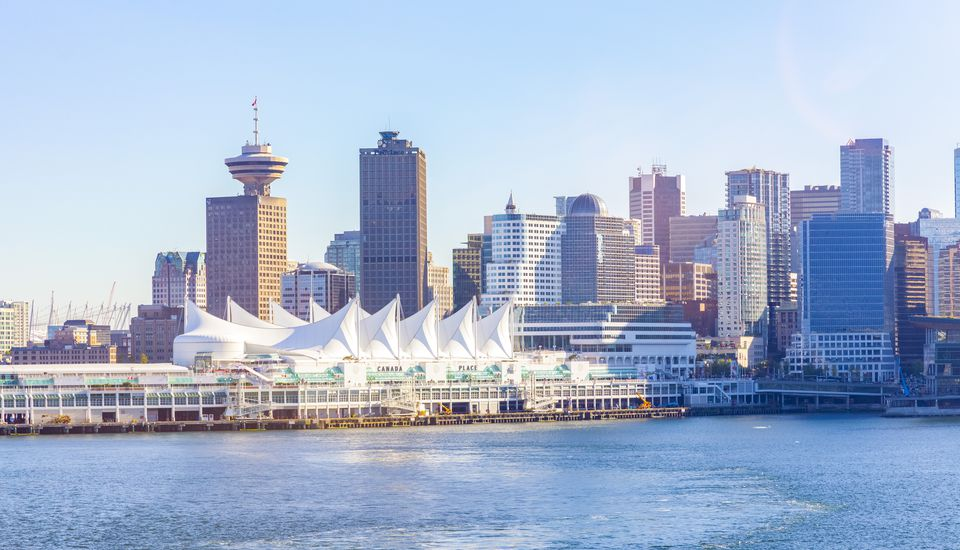
#> input picture random/image_library/vancouver.jpg, 960 x 550 px
$ python main.py
#> lines starting #> are read from the running program, lines starting #| are printed output that depends on the picture
import PIL
from PIL import Image
from matplotlib import image
from matplotlib import pyplot
from numpy import asarray

image = Image.open("vancouver.jpg")
#> image is the input picture: PIL image 960x550 RGB; mean R, G, B 165.5, 181, 206.6

image_gray = image.convert(mode="L")
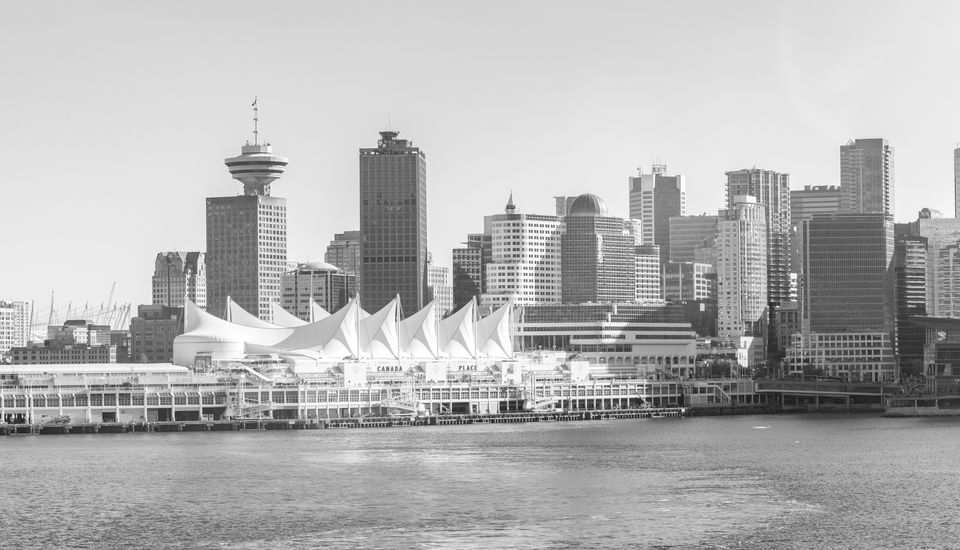
#> image_gray: PIL image 960x550 L; min 11, max 255, mean 179.3

image.thumbnail((100, 100))
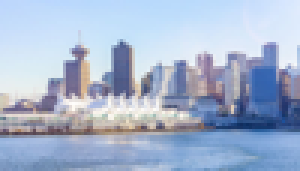
#> image: PIL image 100x57 RGB (shown 3 times larger); mean R, G, B 165.6, 181, 206.6
image_resize = image.resize((200, 200))
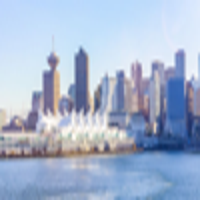
#> image_resize: PIL image 200x200 RGB; mean R, G, B 165.6, 181, 206.6


image.save("thumbnail.jpg")
image_resize.save("image_resize.jpg")
